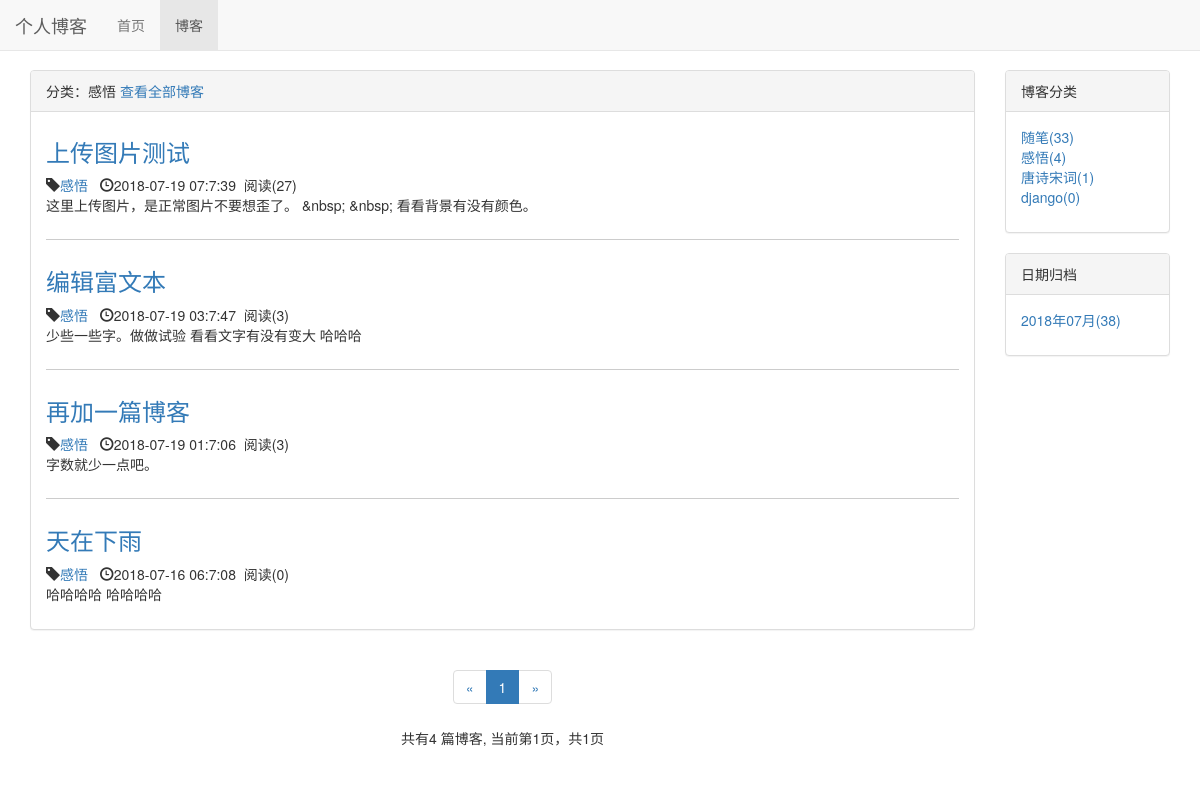
The page /blogapp/type/2 on the database its author committed.
### blogapp/models.py (models this page shows, shortened)
class BlogType(models.Model):
    type_name = models.CharField(max_length=15)
    def __str__(self):  #这个很关键，有了它，前端页面就能让文字很好显示出来
        return self.type_name

class Blog(models.Model,ReadNumExpandMethod):
    title=models.CharField(max_length=50)
    blog_type = models.ForeignKey(BlogType,on_delete=models.DO_NOTHING)
    content=RichTextUploadingField()    #它控制后台的富文本编辑样式
    author = models.ForeignKey(User,on_delete=models.DO_NOTHING)
    create_time = models.DateTimeField(auto_now_add=True)
    last_update_time = models.DateTimeField(auto_now=True)
    '''
    def get_read_num(self):
        try:
            return self.readnum.read_num
        except exceptions.ObjectDoesNotExist:
            return 0
    '''
    class Meta:
        ordering = ['-create_time']

### read_statistics/models.py (models this page shows)
class ReadNum(models.Model):
    read_num = models.IntegerField(default=0)
    content_type = models.ForeignKey(ContentType, on_delete=models.DO_NOTHING)
    object_id = models.PositiveIntegerField()
    content_object = GenericForeignKey('content_type', 'object_id')

### blogapp/views.py (the view)
# urls.py: path('type/<int:blog_type_pk>',views.blogs_with_type,name='blogs_with_type'),
def blogs_with_type(request,blog_type_pk):   # 这是处理方法函数
    blog_type = get_object_or_404(BlogType,pk=blog_type_pk)
    blogs_all_list = Blog.objects.filter(blog_type=blog_type)
    context = get_blog_list_common_date(request,blogs_all_list)
    context['blog_type'] = blog_type
    return render_to_response('blogapp/blogs_with_type.html',context)

### read_statistics/models.py (called while the page is built)
    def get_read_num(self):
        try:
            ct = ContentType.objects.get_for_model(self)
            readnum = ReadNum.objects.get(content_type=ct,object_id=self.pk)
            return readnum.read_num
        except exceptions.ObjectDoesNotExist:
            return 0

### blogapp/templates/blogapp/blogs_with_type.html (shortened to what this page needs)
{% extends 'blogapp/blog_list.html' %}
{% block blog_list_title%}
    分类：{{ blog_type.type_name }}
    <a href="{% url 'blog_list' %}">查看全部博客</a>
{% endblock %}

### blogapp/templates/blogapp/blog_list.html (shortened to what this page needs)
{% extends 'base.html' %}
{% block nav_blog_active %}active{% endblock %}
{% load staticfiles %}
{% block header_extends %}
    <link rel="stylesheet"  href="{% static 'blogapp/blogapp.css' %}">
{% endblock %}
{% block content %}
    <div class="container">
        <div class="row">
            <div class="col-xs-12 col-sm-8 col-md-9 col-lg-10">
                <div class="panel panel-default">
                    <div class="panel-heading">{% block blog_list_title%}博客列表{% endblock %}</div>
                    <div class="panel-body">
                        {% for blog in blogs %}
                            <div class="blog">
                                <h3><a href="{% url 'blog_detail' blog.pk %}">{{ blog.title }}</a></h3>
                                <p class="blog-info">
                                    <span class="glyphicon glyphicon-tag"></span><a href="{% url 'blogs_with_type' blog.blog_type.pk %}">{{ blog.blog_type}}</a>&nbsp;&nbsp;
                                    <span class="glyphicon glyphicon-time" ></span>{{ blog.create_time|date:"Y-m-d H:n:s"}}&nbsp;&nbsp;阅读({{blog.get_read_num}})
                                </p>
                                <p>{{ blog.content|striptags|truncatechars:120 }}</p>
                            </div>
                        {% empty %}
                            <div><h3>--暂无博客，敬请期待--</h3></div>
                        {%endfor%}
                    </div>
                </div>
                <div class="paginator">
                    <ul class="pagination">
                        <li>
                            {% if page_of_blogs.has_previous%}
                                <a href="?page={{page_of_blogs.previoue_page_number}}" aria-label="Previous">
                                    <span aria-hidden="true">&laquo;</span>
                                </a>
                            {% else%}
                                <span aria-hidden="true">&laquo;</span>
                            {% endif %}
                        </li>
                        {% for page_num in page_range %}
                            {% if page_num == page_of_blogs.number %}
                                <li class="active"><span>{{page_num }}</span></li>
                            {% else%}
                                {% if page_num == '...'%}
                                    <li><span>{{page_num }}</span></li>
                                {% else %}
                                    <li><a href="?page={{page_num }}">{{page_num }}</a></li>
                                {%endif%}
                            {% endif %}
                        {% endfor %}
                        <li>
                            {% if page_of_blogs.has_next%}
                                <a href="?page={{page_of_blogs.next_page_number}}" aria-label="next">
                                    <span aria-hidden="true">&raquo;</span>
                                </a>
                            {% else%}
                                <span aria-hidden="true">&raquo;</span>
                            {% endif %}
                        </li>
                    </ul>
                    <p>
                        共有{{page_of_blogs.paginator.count}} 篇博客,
                        当前第{{page_of_blogs.number}}页，共{{page_of_blogs.paginator.num_pages}}页
                    </p>
                </div>
            </div>
            <div class="hidden-xs col-sm-4 col-md-3 col-lg-2">
                <div class="panel panel-default">
                    <div class="panel-heading">博客分类</div>
                    <div class="panel-body">
                        <ul class=" blog-styles">
                            {% for blog_type  in  blog_types %}
                                <li><a href="{% url 'blogs_with_type' blog_type.pk %}">{{ blog_type.type_name }}({{ blog_type.blog_count}})
                                </a>
                                </li>
                            {% empty %}
                                <li>暂无分类</li>
                            {% endfor %}
                        </ul>
                    </div>
                </div>
                <div class="panel panel-default">
                    <div class="panel-heading">日期归档</div>
                    <div class="panel-body">
                        <ul>
                            {% for blog_date,blog_count in blog_dates.items%}
                                <li>
                                    <a href="{% url 'blogs_with_date' blog_date.year blog_date.month %}">
                                    {{ blog_date|date:"Y年m月" }}({{ blog_count }})
                                    </a>
                                </li>
                            {% endfor%}
                        </ul>
                    </div>
                </div>
            </div>
        </div>
    </div>
{% endblock %}

### static/base.css (style rules this page uses)
* { margin: 0; padding: 0; }
body { margin-top: 70px!important; }
ul { list-style-type:none!important; }

### blogapp/static/blogapp/blogapp.css (style rules this page uses)
ul.blog-styles { list-style-type:none; }
div.blog:not(:last-child) { margin-bottom: 2em; padding-bottom: 1em; border-bottom: 1px solid #ccc; }
div.blog h3 { margin-top:0.5em; }
div.blog p.blog-info { margin-bottom:0; }
div.paginator { text-align: center; }

### rows shown on the page
BlogType: type_name "感悟", blog_count "4"
Blog: title "上传图片测试", blog_type "感悟", create_time "2018-07-19 07:7:39", get_read_num "27", content "这里上传图片，是正常图片不要想歪了。 &nbsp; &nbsp; 看看背景有没有颜色。"
Blog: title "编辑富文本", blog_type "感悟", create_time "2018-07-19 03:7:47", get_read_num "3", content "少些一些字。做做试验 看看文字有没有变大 哈哈哈"
Blog: title "再加一篇博客", blog_type "感悟", create_time "2018-07-19 01:7:06", get_read_num "3", content "字数就少一点吧。"
Blog: title "天在下雨", blog_type "感悟", create_time "2018-07-16 06:7:08", get_read_num "0", content "哈哈哈哈 哈哈哈哈"
BlogType: type_name "随笔", blog_count "33"
BlogType: type_name "唐诗宋词", blog_count "1"
BlogType: type_name "django", blog_count "0"

### other values the page prints
{{ page_num }} "1"
{{ page_of_blogs.paginator.count }} "4"
{{ page_of_blogs.number }} "1"
{{ page_of_blogs.paginator.num_pages }} "1"
{{ blog_date|date:"Y年m月" }} "2018年07月"
{{ blog_count }} "38"
